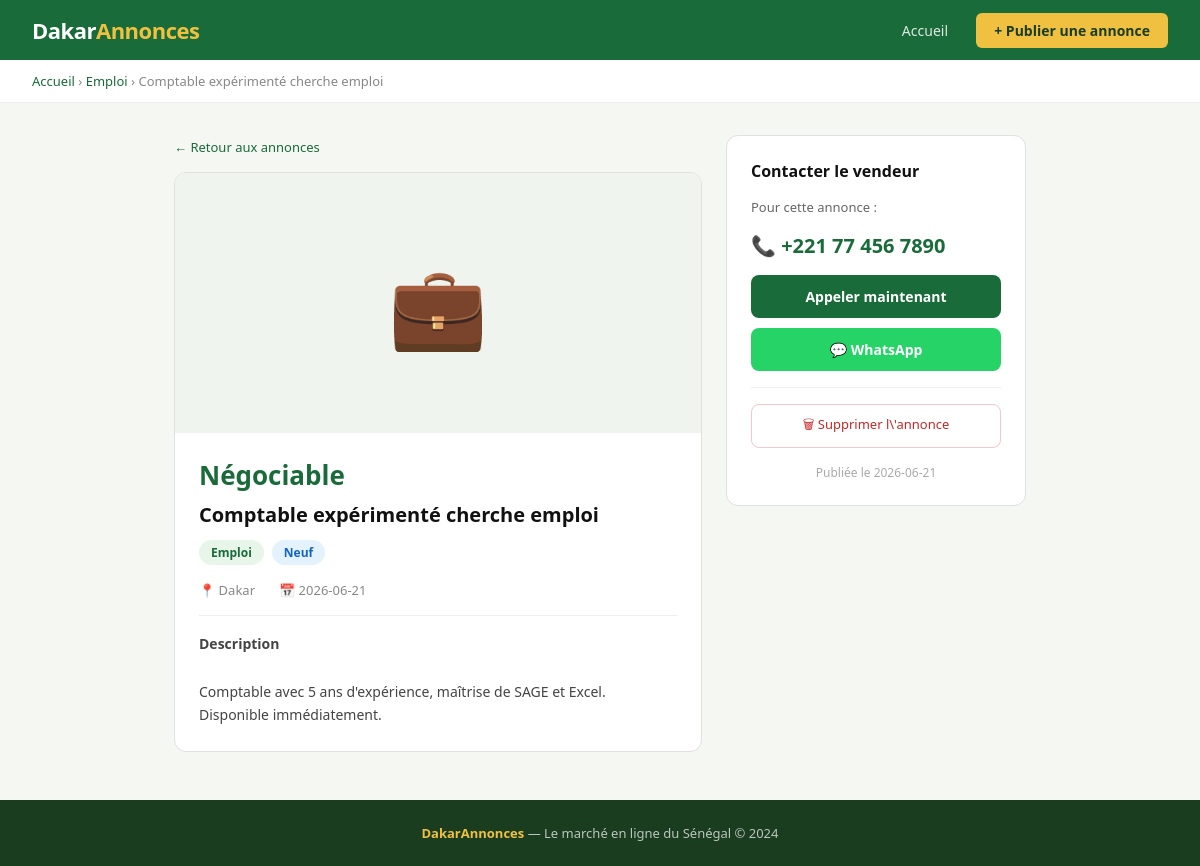
The app's page /annonce/4 with its own data.
### tables this page shows
CREATE TABLE annonces (
                id INTEGER PRIMARY KEY AUTOINCREMENT,
                titre TEXT NOT NULL,
                description TEXT NOT NULL,
                prix TEXT NOT NULL,
                categorie TEXT NOT NULL,
                region TEXT NOT NULL,
                etat TEXT DEFAULT 'Neuf',
                urgent INTEGER DEFAULT 0,
                user_id INTEGER,
                telephone TEXT,
                created_at TEXT DEFAULT CURRENT_TIMESTAMP,
                FOREIGN KEY (user_id) REFERENCES users(id)
            );

### app.py (the view)
@app.route('/annonce/<int:id>')
def detail(id):
    with get_db() as db:
        annonce = db.execute('SELECT * FROM annonces WHERE id=?', (id,)).fetchone()
    if not annonce:
        return redirect(url_for('index'))
    return render_template('detail.html', annonce=annonce)

### app.py (called while the page is built)
def get_db():
    conn = sqlite3.connect(DB)
    conn.row_factory = sqlite3.Row
    return conn

### templates/detail.html (shortened to what this page needs)
{% extends 'base.html' %}
{% block content %}
<div class="breadcrumb">
  <a href="/">Accueil</a> › <a href="/?categorie={{ annonce.categorie }}">{{ annonce.categorie }}</a> › {{ annonce.titre }}
</div>
<div class="detail-layout">
  <div>
    <a href="/" class="back-link">← Retour aux annonces</a>
    <div class="detail-main">
      <div class="detail-img">
        {% if annonce.categorie == 'Immobilier' %}🏠
        {% elif annonce.categorie == 'Véhicules' %}🚗
        {% elif annonce.categorie == 'Électronique' %}📱
        {% elif annonce.categorie == 'Emploi' %}💼
        {% elif annonce.categorie == 'Mode' %}👗
        {% elif annonce.categorie == 'Services' %}🔧
        {% elif annonce.categorie == 'Meubles' %}🛋️
        {% else %}📦{% endif %}
      </div>
      <div class="detail-body">
        <div class="detail-price">{{ annonce.prix }}</div>
        <div class="detail-title">{{ annonce.titre }}</div>
        <div class="detail-badges">
          <span class="badge badge-cat">{{ annonce.categorie }}</span>
          <span class="badge badge-etat">{{ annonce.etat }}</span>
        </div>
        <div class="detail-meta">
          <span>📍 {{ annonce.region }}</span>
          <span>📅 {{ annonce.created_at[:10] }}</span>
        </div>
        <div class="detail-desc">
          <strong>Description</strong><br><br>
          {{ annonce.description }}
        </div>
      </div>
    </div>
  </div>
  <div>
    <div class="contact-card">
      <h3>Contacter le vendeur</h3>
      <p style="font-size:13px;color:#666;">Pour cette annonce :</p>
      <div class="contact-phone">📞 {{ annonce.telephone }}</div>
      <a href="tel:{{ annonce.telephone }}" class="btn-contact">Appeler maintenant</a>
      <a href="https://wa.me/{{ annonce.telephone | replace(' ', '') | replace('+', '') }}" target="_blank" class="btn-contact" style="background:#25d366;">💬 WhatsApp</a>
      <hr style="margin:1rem 0;border:none;border-top:1px solid #eee;">
      <a href="/supprimer/{{ annonce.id }}" class="btn-delete" onclick="return confirm('Supprimer cette annonce ?')">🗑 Supprimer l\'annonce</a>
      <div class="detail-date">Publiée le {{ annonce.created_at[:10] }}</div>
    </div>
  </div>
</div>
{% endblock %}

### templates/base.html (style rules this page uses)
* { box-sizing: border-box; margin: 0; padding: 0; }
body { font-family: 'Segoe UI', Arial, sans-serif; background: #f5f7f2; color: #222; }
a { text-decoration: none; color: inherit; }

### templates/detail.html (style rules this page uses)
.breadcrumb { padding: 12px 2rem; font-size: 13px; color: #888; background: #fff; border-bottom: 1px solid #eee; }
.breadcrumb a { color: #1a6b3a; }
.detail-layout { max-width: 900px; margin: 2rem auto; padding: 0 1.5rem; display: grid; grid-template-columns: 1fr 300px; gap: 1.5rem; }
.detail-main { background: #fff; border: 1px solid #e0e0e0; border-radius: 12px; overflow: hidden; }
.detail-img { width: 100%; height: 260px; background: #f0f4ee; display: flex; align-items: center; justify-content: center; font-size: 80px; }
.detail-body { padding: 1.5rem; }
.detail-price { font-size: 26px; font-weight: 700; color: #1a6b3a; margin-bottom: 8px; }
.detail-title { font-size: 20px; font-weight: 600; margin-bottom: 12px; color: #111; }
.detail-badges { display: flex; gap: 8px; margin-bottom: 1rem; }
.badge { padding: 4px 12px; border-radius: 999px; font-size: 12px; font-weight: 600; }
.badge-cat { background: #e8f5e9; color: #1a6b3a; }
.badge-etat { background: #e3f2fd; color: #1565c0; }
.detail-desc { font-size: 14px; color: #444; line-height: 1.7; border-top: 1px solid #eee; padding-top: 1rem; margin-top: 1rem; }
.detail-meta { display: flex; gap: 1.5rem; margin-top: 1rem; font-size: 13px; color: #888; }
.contact-card { background: #fff; border: 1px solid #e0e0e0; border-radius: 12px; padding: 1.5rem; height: fit-content; }
.contact-card h3 { font-size: 16px; color: #111; margin-bottom: 1rem; }
.contact-phone { font-size: 20px; font-weight: 700; color: #1a6b3a; margin: 1rem 0; }
.btn-contact { display: block; width: 100%; text-align: center; background: #1a6b3a; color: #fff; padding: 12px; border-radius: 8px; font-weight: 600; font-size: 14px; margin-bottom: 10px; }
.btn-delete { display: block; width: 100%; text-align: center; background: #fff; color: #c62828; padding: 10px; border-radius: 8px; font-size: 13px; border: 1px solid #f5c6cb; }
.detail-date { font-size: 12px; color: #aaa; margin-top: 1rem; text-align: center; }
.back-link { display: inline-block; margin-bottom: 1rem; font-size: 13px; color: #1a6b3a; }

### records on screen
annonces: categorie "Emploi", titre "Comptable expérimenté cherche emploi", prix "Négociable", etat "Neuf", region "Dakar", created_at "2026-06-21", description "Comptable avec 5 ans d'expérience, maîtrise de SAGE et Excel. Disponible immédiatement.", telephone "+221 77 456 7890"
